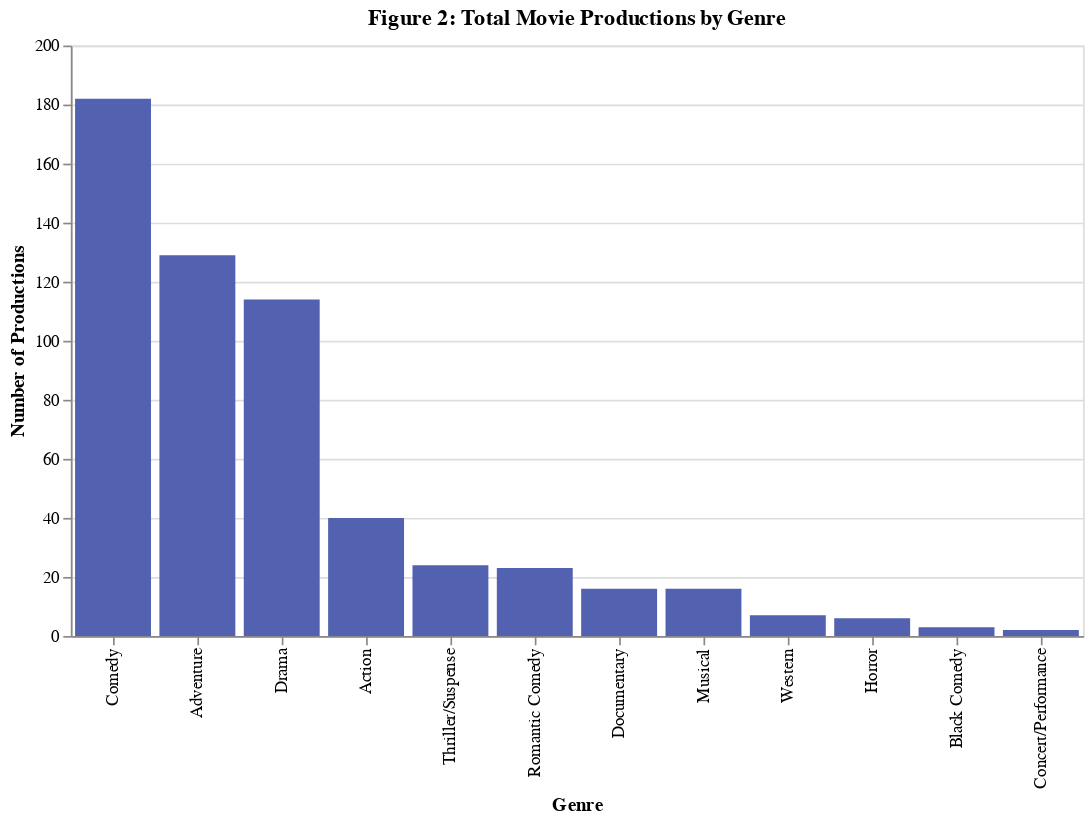

The notebook cell saved with this chart:
### Markdown cell above
From the chart above (figure 1), we see that the genre with the highest total gross is Adventure *(\$24561.27M)*, followed by Comedy *(\$15409.53M)* and Musical *(\$9657.57M)*. The genre with the least total gross is Concert/Performance, with a value of *(\$114.82M)*.

### Code cell
prod_plot = alt.Chart(movies_grouped).mark_bar(color = '#5362b0').encode(
    x=alt.X('genre', title='Genre', sort = '-y'),
    y=alt.Y('movie_count',title='Number of Productions')).properties(
    title='Figure 2: Total Movie Productions by Genre', height = 350,width = 600)
prod_plot

### Figure 1 — Vega-Lite specification as saved in the notebook (floating-point values rounded to 4 significant figures)
{"config": {"view": {"continuousWidth": 400, "continuousHeight": 300}}, "data": {"name": "data-4cb32b2f175a4e8bb1f1c5a7600345c3"}, "mark": {"type": "bar", "color": "#5362b0"}, "encoding": {"x": {"type": "nominal", "field": "genre", "sort": "-y", "title": "Genre"}, "y": {"type": "quantitative", "field": "movie_count", "title": "Number of Productions"}}, "height": 350, "title": "Figure 2: Total Movie Productions by Genre", "width": 600, "$schema": "https://vega.github.io/schema/vega-lite/v4.8.1.json", "datasets": {"data-4cb32b2f175a4e8bb1f1c5a7600345c3": [{"genre": "Action", "total_gross_M": 5499.0, "movie_count": 40}, {"genre": "Adventure", "total_gross_M": 24560.0, "movie_count": 129}, {"genre": "Black Comedy", "total_gross_M": 156.7, "movie_count": 3}, {"genre": "Comedy", "total_gross_M": 15410.0, "movie_count": 182}, {"genre": "Concert/Performance", "total_gross_M": 114.8, "movie_count": 2}, {"genre": "Documentary", "total_gross_M": 203.5, "movie_count": 16}, {"genre": "Drama", "total_gross_M": 8196.0, "movie_count": 114}, {"genre": "Horror", "total_gross_M": 140.5, "movie_count": 6}, {"genre": "Musical", "total_gross_M": 9658.0, "movie_count": 16}, {"genre": "Romantic Comedy", "total_gross_M": 1789.0, "movie_count": 23}, {"genre": "Thriller/Suspense", "total_gross_M": 2152.0, "movie_count": 24}, {"genre": "Western", "total_gross_M": 516.7, "movie_count": 7}]}}
